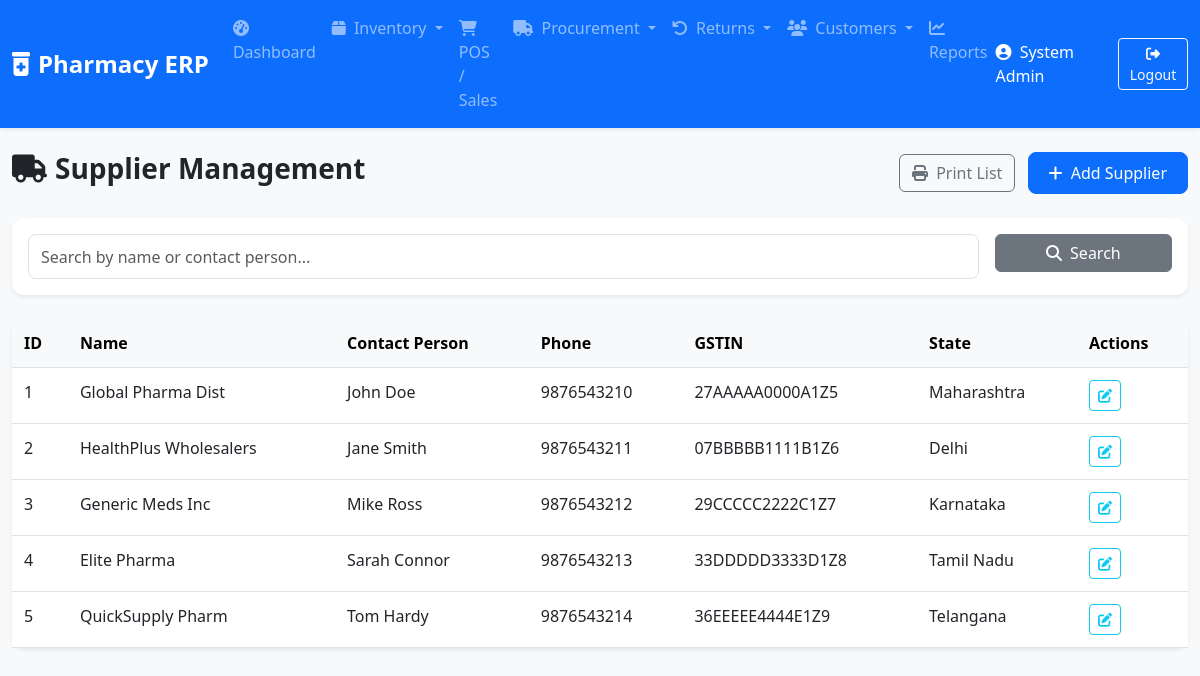
Page /suppliers.php (signed in) on the committed database.
### tables this page shows
CREATE TABLE suppliers (
    id INT AUTO_INCREMENT PRIMARY KEY,
    name VARCHAR(255) NOT NULL,
    contact_person VARCHAR(255),
    phone VARCHAR(20),
    email VARCHAR(100),
    address TEXT,
    gstin VARCHAR(20),
    state VARCHAR(100),
    balance DECIMAL(15,2) DEFAULT 0.00,
    created_at TIMESTAMP DEFAULT CURRENT_TIMESTAMP
);

### suppliers.php (the view, shortened to what this page needs)
<?php
include 'includes/header.php';
$conn = get_db_conn();
$search = isset($_GET['search']) ? sanitizeInput($_GET['search']) : '';
if ($search) {
    $searchTerm = "%$search%";
    $stmt = $conn->prepare("SELECT * FROM suppliers WHERE name LIKE ? OR contact_person LIKE ?");
    $stmt->bind_param("ss", $searchTerm, $searchTerm);
    $stmt->execute();
    $suppliers = $stmt->get_result();
} else {
    $suppliers = $conn->query("SELECT * FROM suppliers");
}
?>
<div class="row">
    <div class="col-md-12 d-flex justify-content-between align-items-center mb-4">
        <h3 class="fw-bold"><i class="fas fa-truck me-2"></i>Supplier Management</h3>
        <div>
            <button onclick="window.print()" class="btn btn-outline-secondary no-print me-2"><i class="fas fa-print me-1"></i> Print List</button>
            <button class="btn btn-primary no-print" data-bs-toggle="modal" data-bs-target="#addSupplierModal">
                <i class="fas fa-plus me-1"></i> Add Supplier
            </button>
        </div>
    </div>
</div>
<div class="card shadow-sm border-0 mb-4">
    <div class="card-body">
        <form method="GET" class="row g-3">
            <div class="col-md-10">
                <input type="text" name="search" class="form-control" placeholder="Search by name or contact person..." value="<?php echo $search; ?>">
            </div>
            <div class="col-md-2">
                <button type="submit" class="btn btn-secondary w-100"><i class="fas fa-search me-1"></i> Search</button>
            </div>
        </form>
    </div>
</div>
<div class="card shadow-sm border-0">
    <div class="card-body p-0">
        <div class="table-responsive">
            <table class="table table-hover mb-0">
                <thead class="table-light">
                    <tr>
                        <th>ID</th>
                        <th>Name</th>
                        <th>Contact Person</th>
                        <th>Phone</th>
                        <th>GSTIN</th>
                        <th>State</th>
                        <th>Actions</th>
                    </tr>
                </thead>
                <tbody>
                    <?php while ($s = $suppliers->fetch_assoc()): ?>
                    <tr>
                        <td><?php echo $s['id']; ?></td>
                        <td><?php echo $s['name']; ?></td>
                        <td><?php echo $s['contact_person']; ?></td>
                        <td><?php echo $s['phone']; ?></td>
                        <td><?php echo $s['gstin']; ?></td>
                        <td><?php echo $s['state']; ?></td>
                        <td>
                            <button class="btn btn-sm btn-outline-info edit-supplier" data-supplier='<?php echo json_encode($s); ?>'><i class="fas fa-edit"></i></button>
                        </td>
                    </tr>
                    <?php endwhile; ?>
                </tbody>
            </table>
        </div>
    </div>
</div>
<?php include 'includes/footer.php'; ?>

### css/style.css (style rules this page uses)
body { font-family: 'Segoe UI', Tahoma, Geneva, Verdana, sans-serif; }
.card { border-radius: 12px; }
.shadow-sm { box-shadow: 0 .125rem .25rem rgba(0,0,0,.075)!important; }
.table > :not(caption) > * > * { padding: .75rem .75rem; }
.btn-primary { background-color: #0d6efd; border-color: #0d6efd; padding: 0.5rem 1.25rem; border-radius: 8px; }
.form-control, .form-select { border-radius: 8px; padding: 0.6rem .75rem; }

### rows in the picture
suppliers: id "1", name "Global Pharma Dist", contact_person "John Doe", phone "9876543210", gstin "27AAAAA0000A1Z5", state "Maharashtra"
suppliers: id "2", name "HealthPlus Wholesalers", contact_person "Jane Smith", phone "9876543211", gstin "07BBBBB1111B1Z6", state "Delhi"
suppliers: id "3", name "Generic Meds Inc", contact_person "Mike Ross", phone "9876543212", gstin "29CCCCC2222C1Z7", state "Karnataka"
suppliers: id "4", name "Elite Pharma", contact_person "Sarah Connor", phone "9876543213", gstin "33DDDDD3333D1Z8", state "Tamil Nadu"
suppliers: id "5", name "QuickSupply Pharm", contact_person "Tom Hardy", phone "9876543214", gstin "36EEEEE4444E1Z9", state "Telangana"

### other values in the picture
$_SESSION['full_name'] "System Admin"
